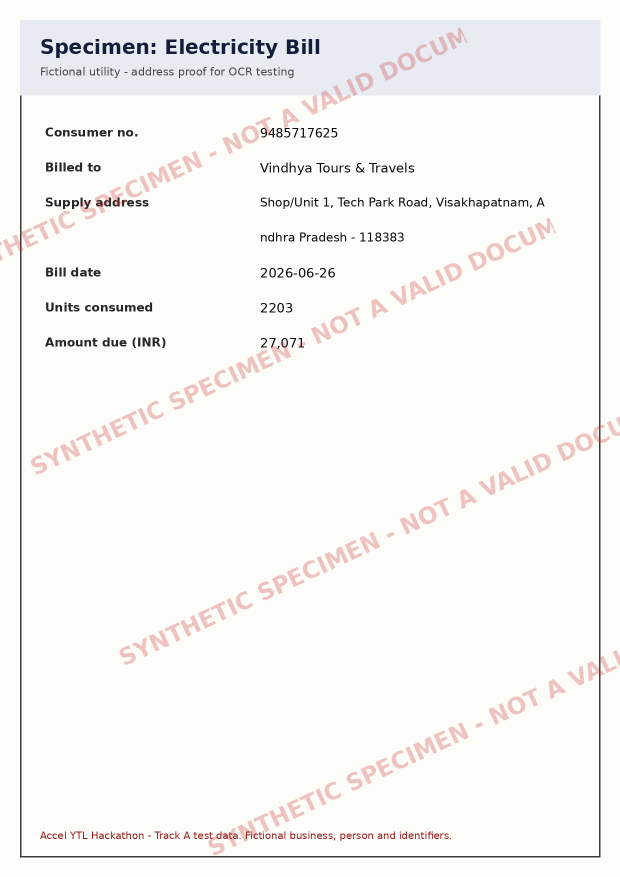
#> input picture backend/data/kyc_documents/K01_address_proof.png, 1240 x 1754 px (shown at 1/2 size)
$ python -i ocr.py   (imports and definitions only)   (older library calls are emulated)
#> lines starting #> are read from the running program, lines starting #| are printed output that depends on the picture
#> further down, picture is the input picture: shape (1754, 1240, 3); mean B, G, R 242, 245.1, 246.2
"""OCR for KYC documents.

The specimen documents carry a light-pink diagonal watermark. We remove it by keeping
only dark pixels before running Tesseract, then parse the "Label   Value" layout into
a dict of fields.
"""
import re
import subprocess
import tempfile
from pathlib import Path

import cv2
import numpy as np

# Labels as printed on each document type -> our field names.
LABELS = {
    "gst_certificate": {
        "GSTIN": "gstin",
        "Legal name": "legal_name",
        "Trade name": "trade_name",
        "Constitution": "constitution",
        "Address of principal": "address",
        "Date of liability": "liability_date",
        "Type of registration": "registration_type",
    },
    "udyam_certificate": {
        "Udyam reg. number": "udyam_number",
        "Enterprise name": "enterprise_name",
        "Major activity": "major_activity",
        "City": "city",
        "State": "state",
        "Date of registration": "registration_date",
    },
    "address_proof": {
        "Consumer no.": "consumer_no",
        "Billed to": "billed_to",
        "Supply address": "address",
        "Bill date": "bill_date",
        "Units consumed": "units",
        "Amount due (INR)": "amount_due",
    },
    "signatory_id": {
        "Name": "name",
        "Designation": "designation",
        "For business": "business",
        "ID no.": "id_no",
        "Valid till": "valid_till",
    },
}


# [13 lines left out: function detect_doc_type, not called in this run]


def quality_check(img: np.ndarray) -> dict:
    """Blur score (variance of the Laplacian) and page skew, measured before OCR."""
    gray = cv2.cvtColor(img, cv2.COLOR_BGR2GRAY)
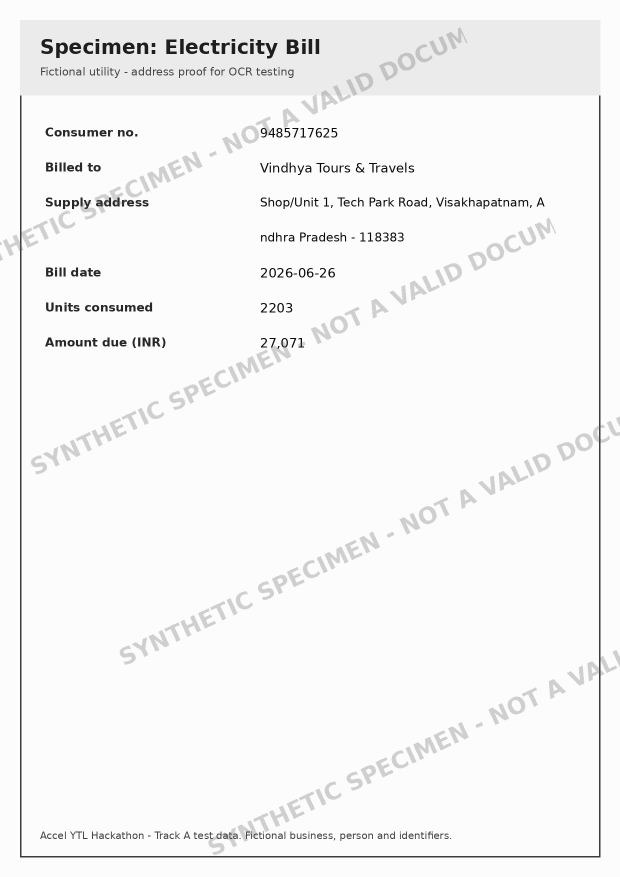
#> gray: shape (1754, 1240) (shown at 1/2 size); min 10, max 252, mean 245.4
    blur = float(cv2.Laplacian(gray, cv2.CV_64F).var())
#> blur = 1023.4
    dark = np.column_stack(np.where(img.max(axis=2) < 100))
#> dark = 35798 pairs, first value 78 to 1714, second value 40 to 1200
    angle = 0.0
    if len(dark) > 500:
        (_, _), (w, h), a = cv2.minAreaRect(dark[:, ::-1].astype(np.float32))
#> w = 1636; h = 1160; a = -90
        # minAreaRect reports angles in a 90-degree range; fold into [-45, 45].
        while a < -45:
            a += 90
#> this loop made 1 pass
#> a on pass 1: 0
#> after the loop, a = 0
        while a > 45:
            a -= 90
#> this loop made 0 passes
#> after the loop, a = 0
        angle = a
#> angle = 0
    return {"blur_score": round(blur, 1), "is_blurry": blur < BLUR_THRESHOLD, "skew_deg": round(angle, 1)}


BLUR_THRESHOLD = 150.0  # calibrated on the specimen set: sharp docs score far above this


# [98 lines left out: functions deskew, clean_image, run_tesseract, parse_fields, fix_gstin_ocr, extract, not called in this run]

>>> import cv2
>>> picture = cv2.imread('../data/kyc_documents/K01_address_proof.png')
>>> result = quality_check(picture)
#> result = {'blur_score': 1023.4, 'is_blurry': False, 'skew_deg': 0}
